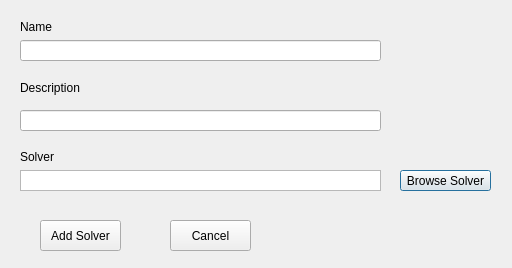
<?xml version="1.0" encoding="UTF-8"?>
<ui version="4.0">
 <class>SolverDialog</class>
 <widget class="QDialog" name="SolverDialog">
  <property name="geometry">
   <rect>
    <x>0</x>
    <y>0</y>
    <width>512</width>
    <height>268</height>
   </rect>
  </property>
  <property name="windowTitle">
   <string>Dialog</string>
  </property>
  <widget class="QPushButton" name="browseSolverButton">
   <property name="geometry">
    <rect>
     <x>400</x>
     <y>170</y>
     <width>91</width>
     <height>21</height>
    </rect>
   </property>
   <property name="text">
    <string>Browse Solver</string>
   </property>
  </widget>
  <widget class="QTextBrowser" name="filePathSolver">
   <property name="enabled">
    <bool>true</bool>
   </property>
   <property name="geometry">
    <rect>
     <x>20</x>
     <y>170</y>
     <width>361</width>
     <height>21</height>
    </rect>
   </property>
   <property name="verticalScrollBarPolicy">
    <enum>Qt::ScrollBarAlwaysOff</enum>
   </property>
   <property name="horizontalScrollBarPolicy">
    <enum>Qt::ScrollBarAlwaysOff</enum>
   </property>
   <property name="readOnly">
    <bool>false</bool>
   </property>
  </widget>
  <widget class="QLabel" name="label">
   <property name="geometry">
    <rect>
     <x>20</x>
     <y>150</y>
     <width>46</width>
     <height>13</height>
    </rect>
   </property>
   <property name="text">
    <string>Solver</string>
   </property>
  </widget>
  <widget class="QLabel" name="label_2">
   <property name="geometry">
    <rect>
     <x>20</x>
     <y>20</y>
     <width>46</width>
     <height>13</height>
    </rect>
   </property>
   <property name="text">
    <string>Name</string>
   </property>
  </widget>
  <widget class="QLabel" name="label_3">
   <property name="geometry">
    <rect>
     <x>20</x>
     <y>80</y>
     <width>71</width>
     <height>16</height>
    </rect>
   </property>
   <property name="text">
    <string>Description</string>
   </property>
  </widget>
  <widget class="QPushButton" name="addButton">
   <property name="geometry">
    <rect>
     <x>40</x>
     <y>220</y>
     <width>81</width>
     <height>31</height>
    </rect>
   </property>
   <property name="text">
    <string>Add Solver</string>
   </property>
  </widget>
  <widget class="QPushButton" name="cancelButton">
   <property name="geometry">
    <rect>
     <x>170</x>
     <y>220</y>
     <width>81</width>
     <height>31</height>
    </rect>
   </property>
   <property name="text">
    <string>Cancel</string>
   </property>
  </widget>
  <widget class="QLineEdit" name="solverName">
   <property name="geometry">
    <rect>
     <x>20</x>
     <y>40</y>
     <width>361</width>
     <height>21</height>
    </rect>
   </property>
  </widget>
  <widget class="QLineEdit" name="solverDesc">
   <property name="geometry">
    <rect>
     <x>20</x>
     <y>110</y>
     <width>361</width>
     <height>21</height>
    </rect>
   </property>
  </widget>
 </widget>
 <resources/>
 <connections/>
</ui>
